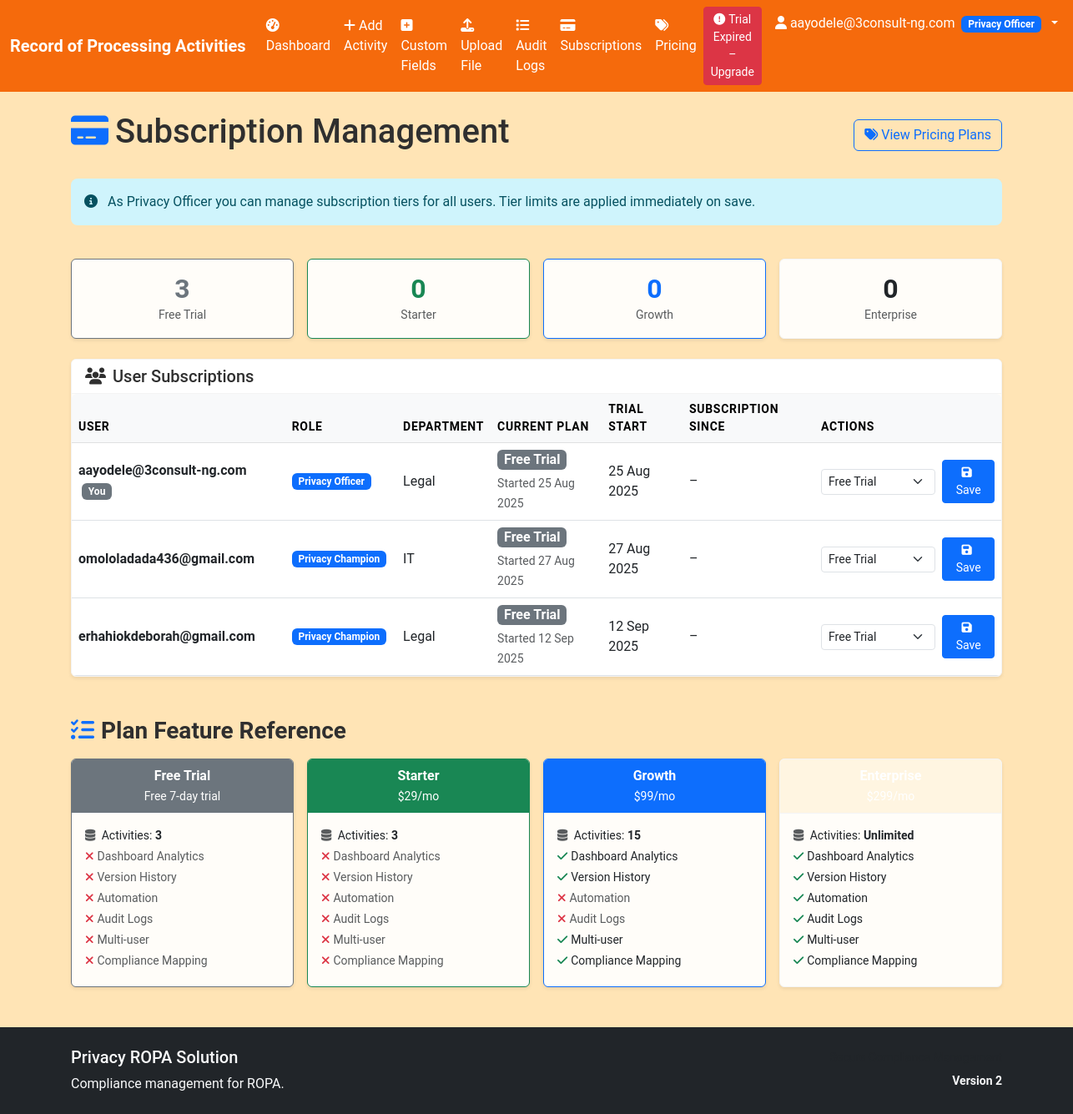
Page /subscription (signed in) on the committed database.
### models.py (models this page shows)
class User(UserMixin, db.Model):
    __tablename__ = 'users'
    id = db.Column(Integer, primary_key=True)
    email = db.Column(String(120), unique=True, nullable=False)
    password_hash = db.Column(String(256), nullable=False)
    role = db.Column(String(50), nullable=False, default='Privacy Champion')
    department = db.Column(String(100))
    created_at = db.Column(DateTime, default=datetime.utcnow)
    last_login = db.Column(DateTime)
    reset_token = db.Column(String(256), nullable=True)
    reset_token_expires = db.Column(DateTime, nullable=True)
    subscription_tier = db.Column(String(50), nullable=False, default='trial')
    trial_start_date = db.Column(DateTime, default=datetime.utcnow)
    subscription_start_date = db.Column(DateTime, nullable=True)
    subscription_end_date = db.Column(DateTime, nullable=True)
    ropa_records = db.relationship('ROPARecord', foreign_keys='ROPARecord.created_by', backref='creator', lazy=True)

### app.py (the view)
@app.route('/subscription')
@login_required
def subscription():
    if current_user.role != 'Privacy Officer':
        abort(403)
    users = models.User.query.all()
    return render_template('subscription_manage.html', users=users, tiers=TIER_CONFIG)

### app.py (called while the page is built)
@login_manager.user_loader
def load_user(user_id):
    return models.User.query.get(int(user_id))

@app.context_processor
def inject_subscription():
    if current_user.is_authenticated:
        tier = get_user_effective_tier(current_user)
        config = get_tier_config(tier)
        trial_days = get_trial_days_remaining(current_user)
        return dict(
            sub_tier=tier,
            sub_config=config,
            sub_trial_days=trial_days,
        )
    return dict(sub_tier=None, sub_config={}, sub_trial_days=None)

### subscription.py (called while the page is built)
def get_user_effective_tier(user):
    tier = user.subscription_tier or 'trial'
    if tier == 'trial':
        trial_start = user.trial_start_date or user.created_at or datetime.utcnow()
        if datetime.utcnow() > trial_start + timedelta(days=7):
            return 'expired'
    return tier

def get_tier_config(tier):
    if tier == 'expired':
        return {
            'name': 'Trial Expired',
            'max_activities': 0,
            'has_dashboard': False,
            'has_automation': False,
            'has_version_history': False,
            'has_audit_logs': False,
            'has_multi_user': False,
            'has_compliance_mapping': False,
            'has_export': False,
            'color': 'danger',
        }
    return TIER_CONFIG.get(tier, TIER_CONFIG['trial'])

def get_trial_days_remaining(user):
    if user.subscription_tier != 'trial':
        return None
    trial_start = user.trial_start_date or user.created_at or datetime.utcnow()
    expiry = trial_start + timedelta(days=7)
    remaining = (expiry - datetime.utcnow()).days
    return max(0, remaining)

### templates/subscription_manage.html (shortened to what this page needs)
{% extends "base.html" %}
{% block content %}
<div class="d-flex justify-content-between align-items-center mb-4">
    <h1><i class="fas fa-credit-card me-2 text-primary"></i>Subscription Management</h1>
    <a href="{{ url_for('pricing') }}" class="btn btn-outline-primary">
        <i class="fas fa-tags me-1"></i>View Pricing Plans
    </a>
</div>
<div class="row mb-4">
    <div class="col-12">
        <div class="alert alert-info">
            <i class="fas fa-info-circle me-2"></i>
            As Privacy Officer you can manage subscription tiers for all users. Tier limits are applied immediately on save.
        </div>
    </div>
</div>
<div class="row g-3 mb-4">
    {% set tier_counts = {} %}
    {% for user in users %}
        {% set t = user.subscription_tier or 'trial' %}
        {% if t in tier_counts %}
            {% set _ = tier_counts.update({t: tier_counts[t] + 1}) %}
        {% else %}
            {% set _ = tier_counts.update({t: 1}) %}
        {% endif %}
    {% endfor %}
    {% for tier_key, tier_info in tiers.items() %}
    <div class="col-6 col-md-3">
        <div class="card border-{{ tier_info.color }} text-center">
            <div class="card-body py-3">
                <h2 class="mb-0 fw-bold text-{{ tier_info.color }}">{{ tier_counts.get(tier_key, 0) }}</h2>
                <small class="text-muted">{{ tier_info.name }}</small>
            </div>
        </div>
    </div>
    {% endfor %}
</div>
<div class="card">
    <div class="card-header bg-white">
        <h5 class="mb-0"><i class="fas fa-users me-2"></i>User Subscriptions</h5>
    </div>
    <div class="card-body p-0">
        <div class="table-responsive">
            <table class="table table-hover align-middle mb-0">
                <thead class="table-light">
                    <tr>
                        <th>User</th>
                        <th>Role</th>
                        <th>Department</th>
                        <th>Current Plan</th>
                        <th>Trial Start</th>
                        <th>Subscription Since</th>
                        <th>Actions</th>
                    </tr>
                </thead>
                <tbody>
                    {% for user in users %}
                    {% set effective_tier = user.subscription_tier or 'trial' %}
                    {% set tier_info = tiers.get(effective_tier, tiers['trial']) %}
                    <tr>
                        <td>
                            <strong>{{ user.email }}</strong>
                            {% if user.id == current_user.id %}
                            <span class="badge bg-secondary ms-1">You</span>
                            {% endif %}
                        </td>
                        <td><span class="badge bg-primary">{{ user.role }}</span></td>
                        <td>{{ user.department or '–' }}</td>
                        <td>
                            <span class="badge bg-{{ tier_info.color }} fs-6 px-2 py-1">
                                {{ tier_info.name }}
                            </span>
                            {% if effective_tier == 'trial' and user.trial_start_date %}
                                {% set days_used = ((now if now is defined else '') or '') %}
                                <br><small class="text-muted">Started {{ user.trial_start_date.strftime('%d %b %Y') }}</small>
                            {% endif %}
                        </td>
                        <td>
                            {% if user.trial_start_date %}
                                {{ user.trial_start_date.strftime('%d %b %Y') }}
                            {% else %}–{% endif %}
                        </td>
                        <td>
                            {% if user.subscription_start_date %}
                                {{ user.subscription_start_date.strftime('%d %b %Y') }}
                            {% else %}–{% endif %}
                        </td>
                        <td>
                            <form method="POST" action="{{ url_for('update_subscription', user_id=user.id) }}" class="d-flex gap-2 align-items-center">
                                <select name="tier" class="form-select form-select-sm" style="width:140px;">
                                    {% for tier_key, tier_info_opt in tiers.items() %}
                                    <option value="{{ tier_key }}" {% if effective_tier == tier_key %}selected{% endif %}>
                                        {{ tier_info_opt.name }}
                                    </option>
                                    {% endfor %}
                                </select>
                                <button type="submit" class="btn btn-sm btn-primary">
                                    <i class="fas fa-save me-1"></i>Save
                                </button>
                            </form>
                        </td>
                    </tr>
                    {% endfor %}
                </tbody>
            </table>
        </div>
    </div>
</div>
<h3 class="mt-5 mb-3 fw-bold"><i class="fas fa-list-check me-2 text-primary"></i>Plan Feature Reference</h3>
<div class="row g-3">
    {% for tier_key, tier_info in tiers.items() %}
    <div class="col-md-6 col-lg-3">
        <div class="card h-100 border-{{ tier_info.color }}">
            <div class="card-header bg-{{ tier_info.color }} text-white text-center">
                <strong>{{ tier_info.name }}</strong>
                {% if tier_info.price_monthly > 0 %}
                <br><small>${{ tier_info.price_monthly }}/mo</small>
                {% else %}
                <br><small>Free 7-day trial</small>
                {% endif %}
            </div>
            <div class="card-body">
                <ul class="list-unstyled mb-0 small">
                    <li class="mb-1">
                        <i class="fas fa-database me-1 text-muted"></i>
                        Activities: <strong>{{ tier_info.max_activities if tier_info.max_activities else 'Unlimited' }}</strong>
                    </li>
                    {% set features = [
                        ('has_dashboard', 'Dashboard Analytics'),
                        ('has_version_history', 'Version History'),
                        ('has_automation', 'Automation'),
                        ('has_audit_logs', 'Audit Logs'),
                        ('has_multi_user', 'Multi-user'),
                        ('has_compliance_mapping', 'Compliance Mapping'),
                    ] %}
                    {% for key, label in features %}
                    <li class="mb-1">
                        {% if tier_info.get(key) %}
                        <i class="fas fa-check text-success me-1"></i>{{ label }}
                        {% else %}
                        <i class="fas fa-times text-danger me-1"></i><span class="text-muted">{{ label }}</span>
                        {% endif %}
                    </li>
                    {% endfor %}
                </ul>
            </div>
        </div>
    </div>
    {% endfor %}
</div>
{% endblock %}

### templates/base.html (shortened to what this page needs)
<!DOCTYPE html>
<html lang="en" data-bs-theme="light">
<head>
    <link href="https://cdn.jsdelivr.net/npm/bootstrap@5.3.0/dist/css/bootstrap.min.css" rel="stylesheet">
    <link href="https://cdnjs.cloudflare.com/ajax/libs/font-awesome/6.4.0/css/all.min.css" rel="stylesheet">
    <link href="{{ url_for('static', filename='css/custom.css') }}" rel="stylesheet">
</head>
<body>
    <nav class="navbar navbar-expand-lg navbar-dark bg-primary">
        <div class="container-fluid">
            <a class="navbar-brand fw-bold" href="{{ url_for('index') }}">
                Record of Processing Activities
            </a>
            {% if current_user.is_authenticated %}
            <div class="collapse navbar-collapse" id="navbarNav">
                <ul class="navbar-nav me-auto">
                    <li class="nav-item">
                        <a class="nav-link" href="{{ url_for('index') }}">
                            <i class="fas fa-tachometer-alt me-1"></i>Dashboard
                        </a>
                    </li>
                    <li class="nav-item">
                        <a class="nav-link" href="{{ url_for('add_activity') }}">
                            <i class="fas fa-plus me-1"></i>Add Activity
                        </a>
                    </li>
                    <li class="nav-item">
                        <a class="nav-link" href="{{ url_for('custom_tabs') }}">
                            <i class="fas fa-plus-square me-1"></i>Custom Fields
                        </a>
                    </li>
                    {% if current_user.role == 'Privacy Officer' %}
                    <li class="nav-item">
                        <a class="nav-link" href="{{ url_for('upload_file') }}">
                            <i class="fas fa-upload me-1"></i>Upload File
                        </a>
                    </li>
                    <li class="nav-item">
                        <a class="nav-link" href="{{ url_for('audit_logs') }}">
                            <i class="fas fa-list me-1"></i>Audit Logs
                        </a>
                    </li>
                    <li class="nav-item">
                        <a class="nav-link" href="{{ url_for('subscription') }}">
                            <i class="fas fa-credit-card me-1"></i>Subscriptions
                        </a>
                    </li>
                    {% endif %}
                    <li class="nav-item">
                        <a class="nav-link" href="{{ url_for('pricing') }}">
                            <i class="fas fa-tags me-1"></i>Pricing
                        </a>
                    </li>
                </ul>
                <ul class="navbar-nav">
                    {% if sub_tier == 'trial' and sub_trial_days is not none %}
                    <li class="nav-item d-flex align-items-center me-2">
                        <a href="{{ url_for('pricing') }}" class="btn btn-sm btn-warning">
                            <i class="fas fa-clock me-1"></i>Trial: {{ sub_trial_days }}d left
                        </a>
                    </li>
                    {% elif sub_tier == 'expired' %}
                    <li class="nav-item d-flex align-items-center me-2">
                        <a href="{{ url_for('pricing') }}" class="btn btn-sm btn-danger">
                            <i class="fas fa-exclamation-circle me-1"></i>Trial Expired – Upgrade
                        </a>
                    </li>
                    {% elif sub_tier %}
                    <li class="nav-item d-flex align-items-center me-2">
                        <span class="badge bg-{{ sub_config.get('color', 'secondary') }} fs-6 px-3 py-2">
                            <i class="fas fa-star me-1"></i>{{ sub_config.get('name', sub_tier|title) }}
                        </span>
                    </li>
                    {% endif %}
                    <li class="nav-item dropdown">
                        <a class="nav-link dropdown-toggle" href="#" role="button" data-bs-toggle="dropdown">
                            <i class="fas fa-user me-1"></i>{{ current_user.email }}
                            <span class="badge bg-primary ms-1">{{ current_user.role }}</span>
                        </a>
                    </li>
                </ul>
            </div>
            {% endif %}
        </div>
    </nav>
    <main class="container my-4">
        {% block content %}{% endblock %}
    </main>
    <footer class="bg-dark text-light py-4 mt-5">
        <div class="container">
            <div class="row">
                <div class="col-md-6">
                    <h5>
                        Privacy ROPA Solution
                    </h5>
                    <p class="mb-0">Compliance management for ROPA.</p>
                </div>
                <div class="col-md-6 text-md-end">
                    <p class="mb-0">
                        <small class="text-muted">
                        </small>
                    </p>
                    <p class="mb-0 mt-1">
                        <small class="text-light fw-bold">
                            Version 2
                        </small>
                    </p>
                </div>
            </div>
        </div>
    </footer>
</body>
</html>

### static/css/custom.css (style rules this page uses)
body { background: linear-gradient(135deg, #FFE4B5, #FFE4B5, #FFE4B5); min-height: 100vh; margin: 0; color: #2F2F2F; font-family: 'Roboto', sans-serif; }
.navbar-brand { font-weight: 600; color: #FFA500 !important; }
.card { background: #FFFDF9; border: 1px solid #F4F4F4; box-shadow: 0 0.125rem 0.25rem rgba(0,0,0,0.08); }
.card-header { background-color: #FFF5E1; border-bottom: 1px solid #F4F4F4; color: #2F2F2F; }
.badge { margin-right: 0.25rem; margin-bottom: 0.25rem; }
.table-responsive { border-radius: 0.375rem; }
.table th { border-top: none; font-weight: 600; text-transform: uppercase; font-size: 0.875rem; letter-spacing: 0.05em; }
.alert { border: none; border-radius: 0.5rem; }
.navbar { background-color: #f56a0c !important; color: #fff !important; }
.navbar .nav-link, .navbar .navbar-brand { color: #fff !important; }

### rows in the picture
User: email "aayodele@3consult-ng.com", role "Privacy Officer", shows "You", department "Legal", name "Free Trial", trial_start_date "25 Aug 2025", tier "Free Trial"
User: email "omololadada436@gmail.com", role "Privacy Champion", department "IT", name "Free Trial", trial_start_date "27 Aug 2025", tier "Free Trial"
User: email "erhahiokdeborah@gmail.com", role "Privacy Champion", department "Legal", name "Free Trial", trial_start_date "12 Sep 2025", tier "Free Trial"

### other values in the picture
{{ tier_counts.get(tier_key, 0) }} "3" "0" "0" "0"
{{ tier_info.name }} "Free Trial" "Starter" "Growth" "Enterprise"
{{ tier_info.name }} "Free Trial" "Starter" "Growth"
{{ tier_info.max_activities if tier_info.max_activities else 'Unlimited' }} "3" "3" "15" "Unlimited"
{{ label }} "Dashboard Analytics" "Version History" "Automation" "Audit Logs" "Multi-user" "Compliance Mapping" "Dashboard Analytics" "Version History" "Automation" "Audit Logs" "Multi-user" "Compliance Mapping" "Automation" "Audit Logs"
{{ tier_info.price_monthly }} "29" "99"
{{ label }} "Dashboard Analytics" "Version History" "Multi-user" "Compliance Mapping" "Dashboard Analytics" "Version History" "Automation" "Audit Logs" "Multi-user" "Compliance Mapping"
